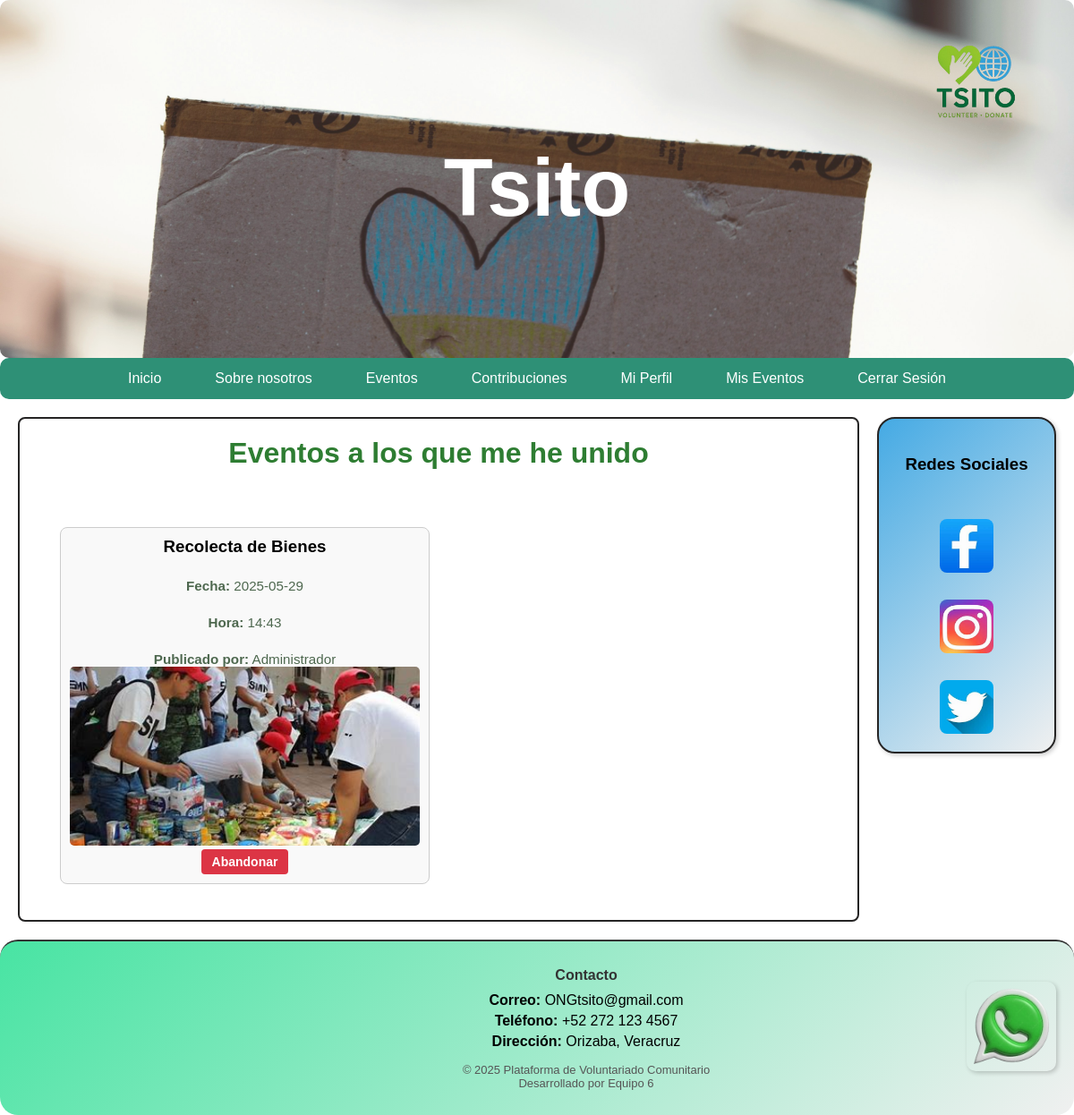
Page /eventos.php?accion=misEventos (signed in) on the committed database.
### tables this page shows
CREATE TABLE `eventos` (
  `ID` int(11) NOT NULL,
  `NOMBRE` varchar(100) NOT NULL,
  `FECHA` date NOT NULL,
  `ADMIN_USUARIO` varchar(50) DEFAULT NULL,
  `IMAGEN` varchar(255) DEFAULT NULL,
  `HORA` time DEFAULT NULL
);

### Controller/EventoController.php (called while the page is built, shortened)
<?php
require_once("Model/mdlEvento.php");
class EventoController {
    public function misEventos() {
    $idVoluntario = $_SESSION["id_voluntario"];
    $eventos = Evento::obtenerEventosPorVoluntario($idVoluntario);
    include("view/eventos/mis_eventos.php");
    }
}

### Model/mdlEvento.php (called while the page is built, shortened)
<?php
require_once("AccesoDatos.php");
class Evento {
    public static function obtenerEventosPorVoluntario($idVoluntario) {
    $db = new AccesoDatos();
    $db->conectar();
    $sql = "SELECT e.* FROM eventos e
            INNER JOIN voluntario_eventos ve ON e.ID = ve.ID_EVENTO
            WHERE ve.ID_VOLUNTARIO = " . intval($idVoluntario) . "
            ORDER BY e.FECHA DESC";
    $res = $db->ejecutarConsulta($sql);
    return $res;
    }
}

### Model/AccesoDatos.php (called while the page is built, shortened)
<?php
class AccesoDatos {
    private $oConexion = null;
    public function conectar() {
        $bRet = false;
        try {
            $this->oConexion = new PDO(
                "mysql:host=localhost;dbname=tsito1", "root", "",
                array(PDO::MYSQL_ATTR_INIT_COMMAND => "SET NAMES 'UTF8'")
            );
            $this->oConexion->setAttribute(PDO::ATTR_ERRMODE, PDO::ERRMODE_EXCEPTION);
            $bRet = true;
        } catch (PDOException $e) {
            die("<strong>Error al conectar con la base de datos:</strong><br>" . $e->getMessage());
        }
        return $bRet;
    }
    public function desconectar() {
        if ($this->oConexion != null) {
            $this->oConexion = null;
        }
        return true;
    }
    public function ejecutarConsulta($psConsulta) {
        $arrRS = [];
        $rst = null;
        try {
            $rst = $this->oConexion->query($psConsulta);
        } catch (Exception $e) {
            throw $e;
        }
        if ($rst) {
            $arrRS = $rst->fetchAll(PDO::FETCH_ASSOC);
        }
        return $arrRS;
    }
}
?>

### View/eventos/mis_eventos.php (the view, shortened to what this page needs)
<?php include("menu.php"); ?>
<div class="contenedor">
    <main class="contenido">
        <h2 style="text-align: center;">Eventos a los que me he unido</h2>
        <?php if (empty($eventos)): ?>
            <p style="text-align:center;">No te has unido a ningún evento todavía.</p>
        <?php else: ?>
            <div class="eventos-container">
                <?php foreach ($eventos as $evento): ?>
                    <div class="evento">
                        <h3><?= htmlspecialchars($evento["NOMBRE"]) ?></h3>
                        <p><strong>Fecha:</strong> <?= htmlspecialchars($evento["FECHA"]) ?></p>
                        <p><strong>Hora:</strong> <?= htmlspecialchars(substr($evento["HORA"], 0, 5)) ?></p>
                        <p><strong>Publicado por:</strong> <?= htmlspecialchars($evento["ADMIN_USUARIO"]) ?></p>
                        <?php if (!empty($evento["IMAGEN"])): ?>
                            <img src="uploads/<?= htmlspecialchars($evento["IMAGEN"]) ?>" style="max-width: 100%;">
                        <?php endif; ?>
                        <a href="eventos.php?accion=abandonar&id=<?= $evento["ID"] ?>" class="btn btn-eliminar">Abandonar</a>
                    </div>
                <?php endforeach; ?>
            </div>
        <?php endif; ?>
    </main>
    <aside class="contenedor-aside">
    </aside>
</div>

### CSS/formulario.css (style rules this page uses)
.contenedor { display: flex; flex: 1; padding: 20px; gap: 20px; align-items: flex-start; flex-wrap: wrap; }
.contenido { background-color: rgb(255, 255, 255); padding: 20px 25px; border-radius: 8px; border: 2px solid #252424; width: 300px; flex: none; margin: 0 auto; }
.contenido h2 { color: #2e7d32; font-size: 2rem; text-align: center; margin-bottom: 1.5rem; }
.contenido p { text-align: center; margin-top: 1.5rem; color: #4e684f; font-size: 0.95rem; }

### CSS/style.css (style rules this page uses)
.btn { display: inline-block; padding: 6px 12px; border-radius: 4px; color: #fff; text-decoration: none; font-size: 14px; font-weight: bold; }
.btn-eliminar { background-color: #dc3545; }
* { margin: 0; padding: 0; box-sizing: border-box; }
body { font-family: Arial, sans-serif; min-height: 100vh; display: flex; flex-direction: column; }
.header-con-slider { position: relative; height: 400px; width: 100%; overflow: hidden; border-radius: 10px; }
.slider { position: relative; width: 100%; height: 100%; overflow: hidden; opacity: 0.9; }
.slide { width: 100%; height: 100%; object-fit: cover; position: absolute; top: 0; left: 0; opacity: 0; transition: opacity 1s ease-in-out; }
.slide.active { opacity: 1; z-index: 1; }
.header-content { position: absolute !important; top: 10px; left: 0; z-index: 999; width: 100%; height: 100%; display: flex; flex-direction: row; justify-content: center; align-items: center; color: white; background: rgba(0, 0, 0, 0); }
.logo { height: 80px; margin-right: 15px; position: absolute; top: 20px; right: 30px; width: 130px; height: auto; z-index: 20; }
.titulo { font-size: 90px; font-weight: bold; }
aside.sidebar { width: 200px; max-width: 25vw; min-width: 150px; padding: 20px; background:linear-gradient(135deg,rgb(69, 170, 228), #f0f0f0); border: 2px solid #252424; border-radius: 20px; box-shadow: 2px 2px 5px rgba(0, 0, 0, 0.2); flex-shrink: 0; }
.social { list-style: none; padding: 0; display: flex; flex-direction: column; gap: 30px; align-items: center; margin-top: 50px; }
.social li { display: inline-block; }
.social img { width: 60px; height: 60px; border-radius: 8px; display: block; transition: transform 0.3s, box-shadow 0.3s; }
.contenedor > main { flex-grow: 1; min-width: 300px; }
main { flex: 1; display: flex; flex-direction: column; gap: 20px; }
.custom-footer { position: relative; background:linear-gradient(135deg,rgb(72, 228, 163), #f0f0f0); padding: 20px; border-top: 2px solid #333; border-radius: 20px; display: flex; justify-content: space-between; align-items: center; flex-wrap: wrap; gap: 20px; }
.footer-chat img { width: 100px; border-radius: 10px; box-shadow: 2px 2px 5px rgba(0, 0, 0, 0.2); }
.footer-contact { flex: 1; text-align: center; min-width: 150px; margin-left: -90px; }
.footer-contact h4 { margin-bottom: 10px; color: #333; }
.footer-contact ul { list-style: none; padding: 0; text-align: center; margin: 0 auto; max-width: 300px; }
.footer-contact li { margin-bottom: 5px; }
.copy { margin-top: 15px; font-size: 13px; color: #555; }
.contenedor { display: flex; flex: 1; padding: 20px; gap: 20px; align-items: flex-start; flex-wrap: wrap; }
.contenido { background-color: rgb(255, 255, 255); padding: 20px 25px; border-radius: 8px; border: 2px solid #252424; width: 300px; flex: none; margin: 0 auto; }
.contenido h2 { color: #2e7d32; font-size: 2rem; text-align: center; margin-bottom: 1.5rem; }
.contenido p { text-align: center; margin-top: 1.5rem; color: #4e684f; font-size: 0.95rem; }

### CSS/eventos.css (style rules this page uses)
.eventos-container { display: flex; justify-content: center; padding: 1rem; box-sizing: border-box; }
.eventos-container { display: grid; grid-template-columns: 1fr 1fr; gap: 20px; padding: 20px; }
.evento { border: 1px solid #ccc; padding: 10px; border-radius: 8px; text-align: center; background-color: #f9f9f9; }
.evento img { width: 100%; height: 200px; object-fit: cover; border-radius: 5px; }

### rows in the picture
eventos: NOMBRE "Recolecta de Bienes", FECHA "2025-05-29", HORA "14:43", ADMIN_USUARIO "Administrador", IMAGEN (picture)
